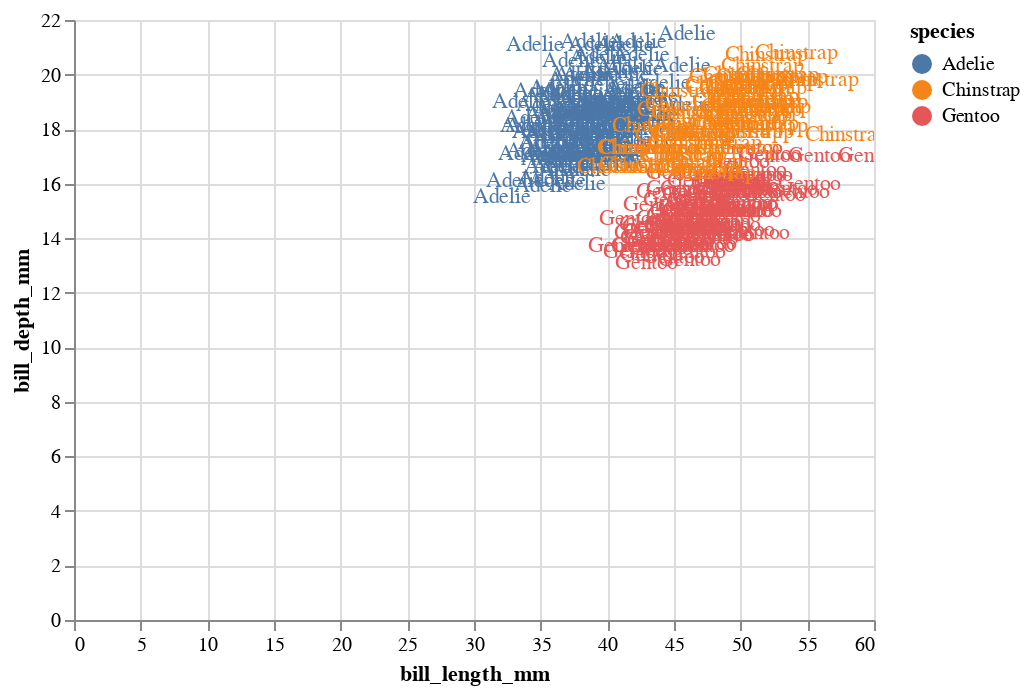

The notebook cell saved with this chart:
### Code cell
alt.Chart(penguins).mark_text().encode(
    x='bill_length_mm',
    y='bill_depth_mm',
    color='species',
    text='species',
).interactive()

### Figure 1 — Vega-Lite specification as saved in the notebook (floating-point values rounded to 4 significant figures; data arrays with more than 128 entries replaced by an {"elided": "..."} marker saying what was removed)
{"config": {"view": {"continuousWidth": 400, "continuousHeight": 300}}, "data": {"name": "data-d00e1631cca48c544438d30d2b470e8a"}, "mark": "text", "encoding": {"color": {"type": "nominal", "field": "species"}, "text": {"type": "nominal", "field": "species"}, "x": {"type": "quantitative", "field": "bill_length_mm"}, "y": {"type": "quantitative", "field": "bill_depth_mm"}}, "selection": {"selector008": {"type": "interval", "bind": "scales", "encodings": ["x", "y"]}}, "$schema": "https://vega.github.io/schema/vega-lite/v4.8.1.json", "datasets": {"data-d00e1631cca48c544438d30d2b470e8a": {"elided": "344 records"}}}
